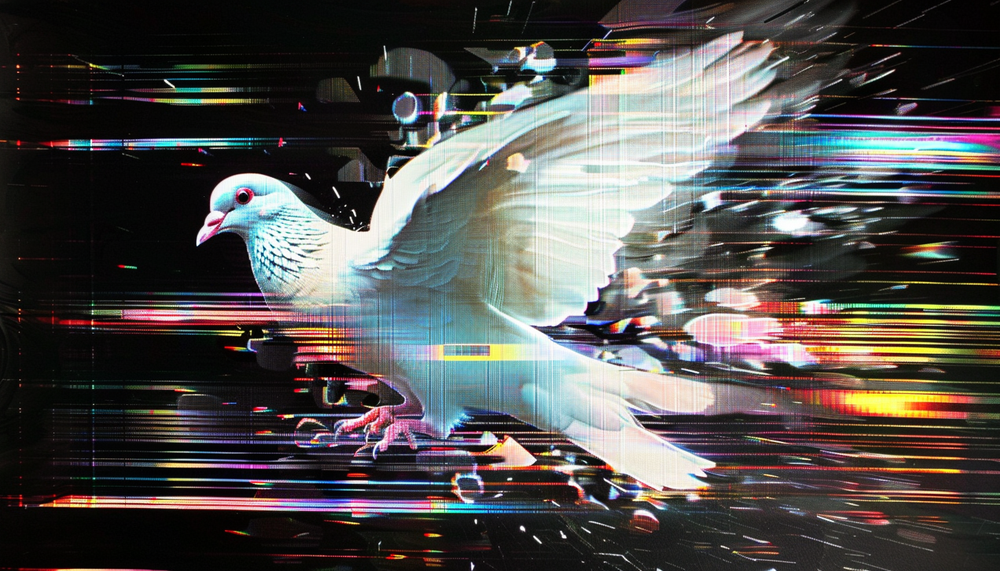
#> input picture projects/05_proc33ssor_spike/images/exampleImage_02.png, 1000 x 571 px, shrunk from 1456 x 832 before the run
$ jupyter execute image-info_02.ipynb   (older library calls are emulated)
#> lines starting #> are read from the running program, lines starting #| are printed output that depends on the picture
## Basic Image Info (Metrics)

| Metric                              | Description                                                                                                               | Example                                                      | Interpretation                                                                                      |
|-------------------------------------|---------------------------------------------------------------------------------------------------------------------------|--------------------------------------------------------------|----------------------------------------------------------------------------------------------------|
| **1. File Size**                    | The size of the image file in bytes.                                                                                      | `File Size: 204800 bytes`                                    | Indicates the storage space the image file occupies. Larger file sizes may imply higher resolution or less compression. |
| **2. Aspect Ratio**                 | The ratio of the width to the height of the image, stored as a vector.                                                    | `Aspect Ratio: (1920, 1080)`                                 | Helps in understanding the shape of the image (e.g., wide, tall, square). Represented as a tuple of width and height.   |
| **3. Width**                        | The width of the image in pixels.                                                                                         | `Width: 1920 pixels`                                         |                                                                                                    |
| **4. Height**                       | The height of the image in pixels.                                                                                        | `Height: 1080 pixels`                                        |                                                                                                    |
| **5. Resolution**                   | The resolution of the image, often measured in DPI (Dots Per Inch).                                                       | `Resolution (DPI): (300, 300)`                               | Higher DPI values indicate better image quality, which is crucial for printing purposes.            |
| **6. Color Mode**                   | The color mode of the image (e.g., RGB, CMYK).                                                                            | `Color Mode: RGB`                                            | Different color modes are used for different purposes. RGB is common for digital images, while CMYK is used for printing. |
| **7. Bit Depth**                    | The bit depth of the image, indicating the number of bits used to represent each color channel.                           | `Bit Depth: 8-bit`                                           | Higher bit depths allow for more colors and greater detail. An 8-bit image can display 256 colors per channel.           |
| **8. Number of Unique Colors**      | The total number of unique colors in the image.                                                                           | `Unique Colors: 1024`                                        | A higher number of unique colors can indicate a more complex and detailed image.                    |
| **9. Dominant Colors**              | The most prevalent colors in the image, often determined through clustering algorithms like KMeans.                       | `Dominant Colors: [(255, 0, 0), (0, 255, 0), (0, 0, 255)]`   | Useful for understanding the image's overall color palette.                                         |
| **10. Metadata**                    | Additional information embedded in the image, such as camera model, exposure settings, and date taken.                    | `Metadata: {'Camera': 'Nikon D3500', 'Exposure': '1/60', 'Date Taken': '2021-05-15'}` | Provides context about how and when the image was captured.                                         |
| **11. Compression Type**            | The type of compression used to store the image (e.g., JPEG, PNG).                                                        | `Compression Type: JPEG`                                     | Different compression types have different impacts on image quality and file size. JPEG is lossy, while PNG is lossless. |
| **12. Image Format**                | The file format of the image (e.g., JPEG, PNG).                                                                           | `Image Format: JPEG`                                         |                                                                                                    |
| **13. Mean and Standard Deviation of Color Channels** | Statistical measures of the color channels in the image.                                                                 | `Mean Color Channels: [123.4, 135.6, 145.7]`                 | The mean gives the average color value, while the standard deviation indicates the variation in color. |
| **14. Histogram of Color Channels** | A histogram representing the distribution of color values in the image.                                                   | `Histogram: [0, 5, 13, ..., 2]`                              | Helps visualize the spread and intensity of colors in the image.                                    |
| **15. Presence of Alpha Channel**   | Indicates whether the image has an alpha (transparency) channel.                                                          | `Alpha Channel: True`                                        | An alpha channel allows for transparency in the image.                                              |
| **16. Entropy**                     | A measure of randomness or complexity in the image.                                                                       | `Entropy: 7.85`                                              | Higher entropy values suggest more complexity and detail in the image.                              |
| **17. Brightness**                  | The average brightness of the image.                                                                                      | `Brightness: 120.5`                                          | Higher values indicate a brighter image.                                                           |
| **18. Contrast**                    | The difference between the darkest and lightest parts of the image.                                                       | `Contrast: 45.3`                                             | Higher contrast values indicate a greater difference between light and dark areas, making the image appear more vivid.  |
| **19. Sharpness**                   | A measure of the clarity of edges in the image.                                                                           | `Sharpness: 1500.0`                                          | Higher sharpness values indicate clearer, more defined edges in the image.                          |
| **20. Texture**                     | The perceived surface quality or feel of the image (e.g., smoothness, roughness).                                         | `Texture: High smoothness`                                   | Texture analysis can be used in various applications such as material identification and image segmentation.            |
| **21. Geometric Features**          | Features related to the shapes and structures within the image (e.g., number of edges, contours).                         | `Geometric Features: 500 edges detected`                     | Helps in understanding the structural elements of the image, useful in object recognition.           |
| **22. Saturation**                  | The intensity of colors in the image.                                                                                     | `Saturation: 70.0`                                           | Higher saturation values indicate more intense and vivid colors.                                     |

By analyzing these metrics, we can gain a comprehensive understanding of the image's properties and characteristics, enabling better organization, search, and utilization in various applications.

[cell 1]
# Image
image_path = './images/exampleImage_02.png'

[cell 2]
from PIL import Image, ImageStat
import os
import numpy as np
from sklearn.cluster import KMeans
from collections import Counter
import cv2
from math import gcd

def get_image_info(image_path):
    # Open the image
#> called with image_path = './images/exampleImage_02.png'
    image = Image.open(image_path)
#> image is the input picture: PIL image 1000x571 RGB; mean R, G, B 80.1, 77.5, 75.8

    # Basic Info
    file_size = os.path.getsize(image_path)
    width, height = image.size

    # Reduce aspect ratio to simplest form
    def reduce_aspect_ratio(width, height):
        divisor = gcd(width, height)
        return (width // divisor, height // divisor)

    aspect_ratio = reduce_aspect_ratio(width, height)

    color_mode = image.mode
    format = image.format
    bit_depth = image.mode  # Bit depth inferred from mode

    # Resolution
    dpi = image.info.get('dpi', (None, None))

    # Unique Colors
    unique_colors = len(image.getcolors(image.size[0] * image.size[1]))
#> unique_colors = 258947

    # Image Histogram
    histogram = image.histogram()
#> histogram = 768 values, max 24866 at index 518, min 386 at index 766, mean 2230.5

    # Dominant Colors
    def get_dominant_colors(image, k=5):
        image = image.convert('RGB')
        image_np = np.array(image)
        pixels = image_np.reshape(-1, 3)
        kmeans = KMeans(n_clusters=k)
        kmeans.fit(pixels)
        colors = kmeans.cluster_centers_
        counts = Counter(kmeans.labels_)
        dominant_colors = colors[np.argsort(-np.array(list(counts.values())))]
        return dominant_colors

    dominant_colors = get_dominant_colors(image)
#> dominant_colors = [[117.2, 139.8, 150.1], [14.38, 12.73, 11.89], [70.6, 60.45, 60.83], [218.3, 222.8, 216.6], [195.6, 122.5, 89.5]]

    # Mean and Standard Deviation of Color Channels
    stat = ImageStat.Stat(image)
    mean = stat.mean
#> mean = [80.07, 77.49, 75.75]
    stddev = stat.stddev
#> stddev = [81.77, 82.03, 80.99]

    # Entropy
    entropy = image.entropy()
#> entropy = 8.87

    # Brightness
    grayscale = image.convert('L')
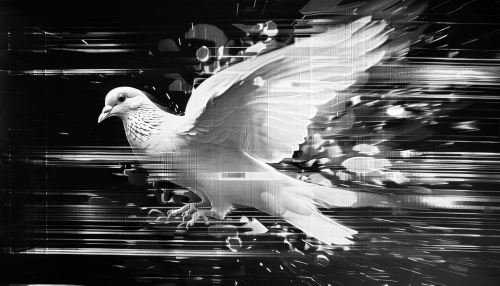
#> grayscale: PIL image 1000x571 L (shown at 1/2 size); min 0, max 255, mean 78.1
    brightness = ImageStat.Stat(grayscale).mean[0]
#> brightness = 78.06

    # Contrast
    contrast = ImageStat.Stat(grayscale).stddev[0]
#> contrast = 80.33

    # Presence of Alpha Channel
    alpha_channel = 'A' in image.mode

    # Additional features using OpenCV
    image_cv = cv2.imread(image_path)
    sharpness = cv2.Laplacian(image_cv, cv2.CV_64F).var()
#> sharpness = 1913.7

    info = {
        'File Size': file_size,
        'Width': width,
        'Height': height,
        'Aspect Ratio': aspect_ratio,
        'Color Mode': color_mode,
        'Format': format,
        'Bit Depth': bit_depth,
        'Resolution (DPI)': dpi,
        'Unique Colors': unique_colors,
        'Dominant Colors': dominant_colors.tolist(),
        'Mean Color Channels': mean,
        'Stddev Color Channels': stddev,
        'Entropy': entropy,
        'Brightness': brightness,
        'Contrast': contrast,
        'Alpha Channel': alpha_channel,
        'Sharpness': sharpness,
        'Path': image_path
    }

    return info

# Example usage
image_info = get_image_info(image_path)
#> image_info = 18 items
for key, value in image_info.items():
    print(f'{key}: {value}')
#> this loop made 18 passes
#> (key, value) on passes 1, 2, 3, 4, 5, 6, 7, 9: ('File Size', 1000371), ('Width', 1000), ('Height', 571), ('Aspect Ratio', (1000, 571)), ('Color Mode', 'RGB'), ('Format', 'PNG'), ('Bit Depth', 'RGB'), ('Unique Colors', 258947)
#> (printed output is left out)

## Visualize Aspect Ratio

### Description

The `showAR` function visualizes different aspect ratios by displaying a reference red square (1:1 aspect ratio) and a blue rectangle representing the provided aspect ratio. Both shapes are centered on the plot to ensure clear and accurate comparison.

### How It Works

1. **Aspect Ratio Reduction**: The aspect ratio is reduced to its simplest form using the greatest common divisor (GCD).
2. **Plot Creation**: A plot is created with Matplotlib, and both the reference square and the aspect ratio rectangle are defined and centered on the plot.
3. **Normalization**: The aspect ratio is normalized to fit within the plot size while maintaining its proportions.
4. **Legend**: A legend is added to label the reference square and the aspect ratio rectangle.

### Output

The function displays a plot with:
- A centered red square representing a 1:1 aspect ratio.
- A centered blue rectangle representing the specified aspect ratio, reduced to its simplest form.
- A legend indicating which shape corresponds to which aspect ratio.

[cell 3]
import matplotlib.pyplot as plt

import matplotlib.pyplot as plt
from math import gcd

def reduce_aspect_ratio(width, height):
    divisor = gcd(width, height)
    return (width // divisor, height // divisor)

def showAR(aspect_ratio):
    # Reduce the aspect ratio to its simplest form
    width, height = reduce_aspect_ratio(*aspect_ratio)

    # Create a figure and a set of subplots
    fig, ax = plt.subplots()

    # Define the size of the red square
    square_size = 1
    square_x = (2 - square_size) / 2
    square_y = (2 - square_size) / 2
    square = plt.Rectangle((square_x, square_y), square_size, square_size, fill=None, edgecolor='r', label='Reference 1:1')

    # Add the red square to the plot
    ax.add_patch(square)

    # Normalize the aspect ratio to fit within the plot size
    aspect_ratio_max = max(width, height)
    normalized_width = width / aspect_ratio_max
    normalized_height = height / aspect_ratio_max

    # Calculate position to keep it centered
    rect_x = (2 - normalized_width) / 2
    rect_y = (2 - normalized_height) / 2
    aspect_rect = plt.Rectangle((rect_x, rect_y), normalized_width, normalized_height, fill=None, edgecolor='b', label=f'AR {width}:{height}')

    # Add the aspect ratio rectangle to the plot
    ax.add_patch(aspect_rect)

    # Set the limits of the plot
    ax.set_xlim(0, 2)
    ax.set_ylim(0, 2)

    # Set aspect of the plot to be equal
    ax.set_aspect('equal')

    # Remove the numbers on the chart
    ax.set_xticks([])
    ax.set_yticks([])

    # Add a legend to the plot
    ax.legend()

    # Display the plot
    plt.show()

# * Example usage of the function with aspect ratio
    # From example image data
imageInfo_ar = image_info["Aspect Ratio"]
#> imageInfo_ar = (1000, 571)
# * Alternate ARs to test
# imageInfo_ar = (5,7)
# imageInfo_ar = (16,9)

showAR(imageInfo_ar)
#> in showAR, `width, height = reduce_aspect_ratio(*aspect_ratio)`: width = 1000; height = 571
#> in showAR, `aspect_ratio_max = max(width, height)`: aspect_ratio_max = 1000
#> in showAR, `normalized_width = width / aspect_ratio_max`: normalized_width = 1
#> in showAR, `normalized_height = height / aspect_ratio_max`: normalized_height = 0.571
#> in showAR, `rect_x = (2 - normalized_width) / 2`: rect_x = 0.5
#> in showAR, `rect_y = (2 - normalized_height) / 2`: rect_y = 0.715
#> in showAR, `plt.show()`:
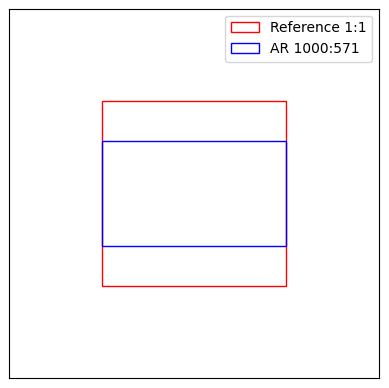
#> figure drawn by matplotlib, 1 panel

## Colormode

[cell 4]
import matplotlib.pyplot as plt
import numpy as np
from PIL import Image, ImageOps
import os
from tempfile import TemporaryDirectory
import ipywidgets as widgets
from IPython.display import clear_output, display

# [6 lines left out: function convert_image_mode, not called in this run]

def save_temp_image(image, temp_dir, mode):
    """Save the image in a format that supports the mode."""
    ext = 'png'  # Default to PNG, as it supports most modes
    if mode in ['CMYK', 'LAB', 'I', 'F']:
        ext = 'tiff'  # TIFF supports these modes better

    if mode in ['HSV', 'YCbCr']:
        # Convert to RGB for saving, then convert back to the original mode for visualization
        image = image.convert('RGB')
        temp_image_path = os.path.join(temp_dir, f'temp_image.{ext}')
        image.save(temp_image_path, format=ext.upper())
        return temp_image_path, mode

    temp_image_path = os.path.join(temp_dir, f'temp_image.{ext}')
    image.save(temp_image_path, format=ext.upper())
    return temp_image_path, mode

def visualize_image_mode(image):
    mode = image.mode
    img_array = np.array(image)

    if mode in ['1', 'L', 'I', 'F']:
        fig, axs = plt.subplots(1, 3, figsize=(20, 5))

        # Display original image
        axs[0].imshow(image, cmap='gray')
        axs[0].set_title(f'Original Image ({mode})')
        axs[0].axis('off')

        # Display histogram
        axs[1].hist(img_array.ravel(), bins=256, color='black')
        axs[1].set_title('Histogram')
        axs[1].set_xlim(0, 255 if mode == 'L' else None)
        axs[1].set_yscale('log')  # Use log scale for better visualization

        # Display gradient
        gradient = np.linspace(0, 1, 256)
        gradient = np.vstack((gradient, gradient))
        axs[2].imshow(gradient, aspect='auto', cmap='gray')
        axs[2].set_title('Gradient')
        axs[2].axis('off')

        plt.tight_layout()
        plt.show()

    elif mode == 'P':
        fig, axs = plt.subplots(1, 2, figsize=(15, 5))

        # Display original image
        axs[0].imshow(image)
        axs[0].set_title(f'Original Image ({mode})')
        axs[0].axis('off')

        # Display palette
        palette = image.getpalette()
        palette_image = Image.new('P', (16, 16))
        palette_image.putpalette(palette)
        palette_image = palette_image.convert('RGB')
        axs[1].imshow(palette_image)
        axs[1].set_title('Color Palette')
        axs[1].axis('off')

        plt.tight_layout()
        plt.show()

    elif mode == 'RGB':
        r, g, b = image.split()
        fig, axs = plt.subplots(1, 4, figsize=(20, 5))
        axs[0].imshow(image)
        axs[0].set_title('Original Image (RGB)')
        axs[1].imshow(r, cmap='Reds')
        axs[1].set_title('Red Channel')
        axs[2].imshow(g, cmap='Greens')
        axs[2].set_title('Green Channel')
        axs[3].imshow(b, cmap='Blues')
        axs[3].set_title('Blue Channel')
        for ax in axs:
            ax.axis('off')

    elif mode == 'RGBA':
        r, g, b, a = image.split()
        fig, axs = plt.subplots(1, 5, figsize=(25, 5))
        axs[0].imshow(image)
        axs[0].set_title('Original Image (RGBA)')
        axs[1].imshow(r, cmap='Reds')
        axs[1].set_title('Red Channel')
        axs[2].imshow(g, cmap='Greens')
        axs[2].set_title('Green Channel')
        axs[3].imshow(b, cmap='Blues')
        axs[3].set_title('Blue Channel')
        axs[4].imshow(a, cmap='gray')
        axs[4].set_title('Alpha Channel')
        for ax in axs:
            ax.axis('off')

    elif mode == 'CMYK':
        c, m, y, k = image.split()
        fig, axs = plt.subplots(1, 5, figsize=(25, 5))
        axs[0].imshow(image.convert('RGB'))
        axs[0].set_title('Original Image (CMYK)')
        axs[1].imshow(c, cmap='Blues')
        axs[1].set_title('Cyan Channel')
        axs[2].imshow(m, cmap='Reds')
        axs[2].set_title('Magenta Channel')
        axs[3].imshow(y, cmap='Oranges')
        axs[3].set_title('Yellow Channel')
        axs[4].imshow(k, cmap='gray')
        axs[4].set_title('Black Channel')
        for ax in axs:
            ax.axis('off')

    elif mode == 'YCbCr':
        y, cb, cr = image.split()
        fig, axs = plt.subplots(1, 4, figsize=(20, 5))
        axs[0].imshow(image.convert('RGB'))
        axs[0].set_title('Original Image (YCbCr)')
        axs[1].imshow(y, cmap='gray')
        axs[1].set_title('Y Channel')
        axs[2].imshow(cb, cmap='Blues')
        axs[2].set_title('Cb Channel')
        axs[3].imshow(cr, cmap='Reds')
        axs[3].set_title('Cr Channel')
        for ax in axs:
            ax.axis('off')

    elif mode == 'LAB':
        l, a, b = image.split()
        fig, axs = plt.subplots(1, 4, figsize=(20, 5))
        axs[0].imshow(image.convert('RGB'))
        axs[0].set_title('Original Image (LAB)')
        axs[1].imshow(l, cmap='gray')
        axs[1].set_title('L Channel')
        axs[2].imshow(a, cmap='gray')
        axs[2].set_title('A Channel')
        axs[3].imshow(b, cmap='gray')
        axs[3].set_title('B Channel')
        for ax in axs:
            ax.axis('off')

    elif mode == 'HSV':
        h, s, v = image.split()
        fig, axs = plt.subplots(1, 4, figsize=(20, 5))
        axs[0].imshow(image.convert('RGB'))
        axs[0].set_title('Original Image (HSV)')
        axs[1].imshow(h, cmap='hsv')
        axs[1].set_title('Hue Channel')
        axs[2].imshow(s, cmap='gray')
        axs[2].set_title('Saturation Channel')
        axs[3].imshow(v, cmap='gray')
        axs[3].set_title('Value Channel')
        for ax in axs:
            ax.axis('off')

    else:
        fig, ax = plt.subplots()
        ax.text(0.5, 0.5, f'Visualization not available for {mode}', ha='center', va='center')
        ax.set_title('Color Mode Visualization')
        ax.axis('off')

    plt.tight_layout()
    plt.show()

def run_visualization(image_info, test_mode):
    image_path = image_info['Path']
    actual_mode = image_info['Color Mode']

    with TemporaryDirectory() as temp_dir:
        image = Image.open(image_path)

        # Convert to test mode if different from actual mode
        if test_mode != actual_mode:
            converted_image = convert_image_mode(image, test_mode)
        else:
            converted_image = image

        # Save the image in a format that supports the mode
        temp_image_path, mode_to_visualize = save_temp_image(converted_image, temp_dir, test_mode)

        # Re-open the saved image to ensure compatibility
        converted_image = Image.open(temp_image_path)

        # Convert back to the test mode for visualization if needed
        if mode_to_visualize in ['HSV', 'YCbCr']:
            converted_image = convert_image_mode(converted_image, mode_to_visualize)

        visualize_image_mode(converted_image)

# [6 lines left out: function on_color_mode_change, not called in this run]

# Create a dropdown widget for color mode selection
color_mode_dropdown = widgets.Dropdown(
    options=['1', 'L', 'P', 'RGB', 'RGBA', 'CMYK', 'YCbCr', 'LAB', 'HSV', 'I', 'F'],
    value=image_info["Color Mode"],
    description='Color Mode:',
    disabled=False,
)

# Attach the callback function to the dropdown
color_mode_dropdown.observe(on_color_mode_change)

# Display the dropdown
display(color_mode_dropdown)

# Run with test mode, to emulate visualization for different color modes
# run_visualization(image_info, test_mode)

# Run with actual mode
run_visualization(image_info, image_info["Color Mode"])
#> in run_visualization, `image_path = image_info['Path']`: image_path = './images/exampleImage_02.png'
#> in run_visualization, `actual_mode = image_info['Color Mode']`: actual_mode = 'RGB'
#> in visualize_image_mode, `r, g, b = image.split()`:
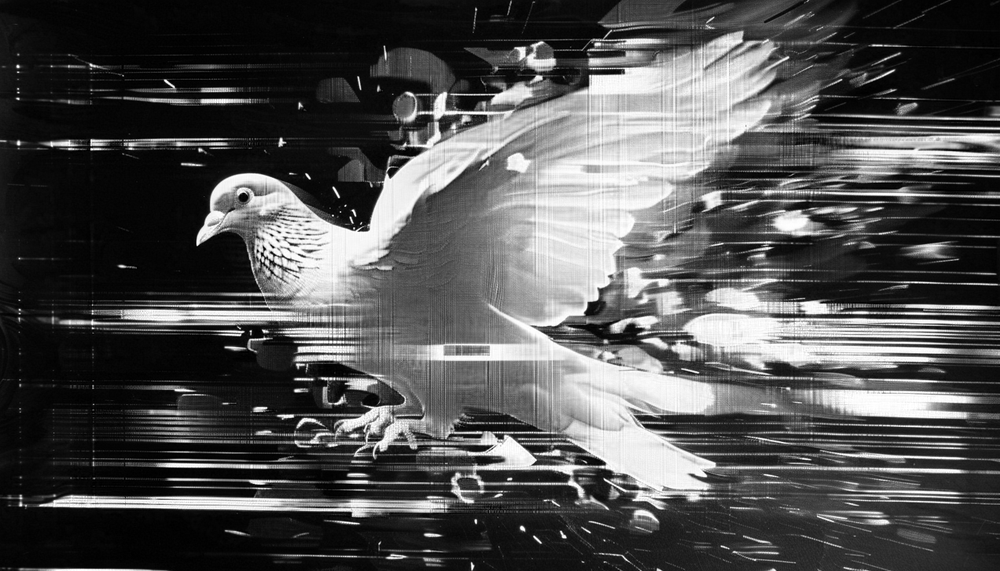
#> r: PIL image 1000x571 L; min 0, max 255, mean 80.1
#> (the rest of the program and of its run is left out)
